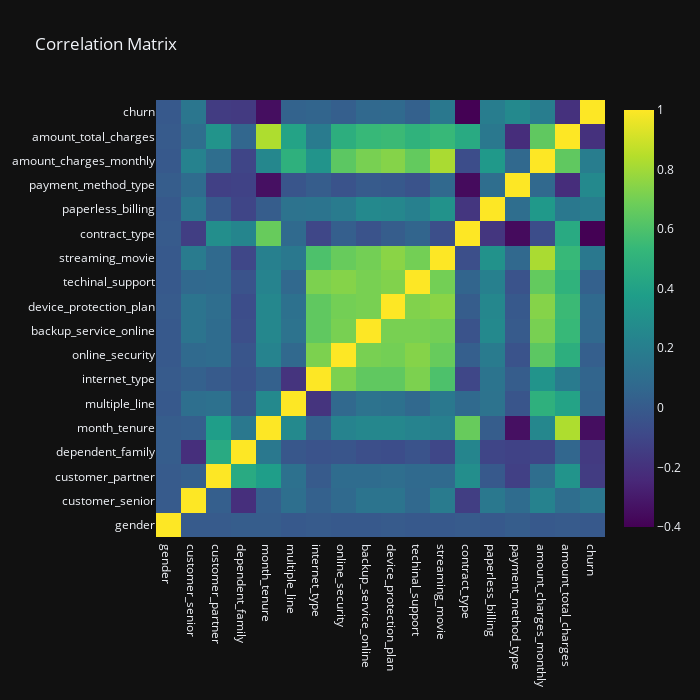

Notebook code cell kept with this figure:
### Code cell
import plotly.graph_objects as go 
from plotly.subplots import make_subplots

df_mapped = df.copy()

for col in df_mapped:
    if col in mapping_dict.keys():
        df_mapped[col] = df_mapped[col].map(mapping_dict[col])
    else:
        if df_mapped[col].nunique() == 2:
            df_mapped[col] = df_mapped[col].map(mapping_dict["binary"])
        elif df_mapped[col].nunique() == 3:
            df_mapped[col] = df_mapped[col].map(mapping_dict["multiple"])

cor_matrix = df_mapped.drop(columns='id').corr().round(2)

fig = make_subplots(
    rows=1, cols=1,
    specs=[[{"type": "heatmap"}]])

fig.add_trace(go.Heatmap(z=cor_matrix.values, x=cor_matrix.columns, y=cor_matrix.columns, colorscale='Viridis'), row=1, col=1)

fig.update_layout(title='Correlation Matrix', width=700, height=700, template="plotly_dark")
fig.show()

### Figure 1 — Plotly figure (JSON) as saved in the notebook; plotly's stock layout.template omitted (floating-point values rounded to 4 significant figures; data arrays with more than 128 entries replaced by an {"elided": "..."} marker saying what was removed)
{"data": [{"colorscale": [[0, "#440154"], [0.1111, "#482878"], [0.2222, "#3e4989"], [0.3333, "#31688e"], [0.4444, "#26828e"], [0.5556, "#1f9e89"], [0.6667, "#35b779"], [0.7778, "#6ece58"], [0.8889, "#b5de2b"], [1, "#fde725"]], "type": "heatmap", "x": ["gender", "customer_senior", "customer_partner", "dependent_family", "month_tenure", "multiple_line", "internet_type", "online_security", "backup_service_online", "device_protection_plan", "techinal_support", "streaming_movie", "contract_type", "paperless_billing", "payment_method_type", "amount_charges_monthly", "amount_total_charges", "churn"], "xaxis": "x", "y": ["gender", "customer_senior", "customer_partner", "dependent_family", "month_tenure", "multiple_line", "internet_type", "online_security", "backup_service_online", "device_protection_plan", "techinal_support", "streaming_movie", "contract_type", "paperless_billing", "payment_method_type", "amount_charges_monthly", "amount_total_charges", "churn"], "yaxis": "y", "z": {"elided": "18x18 float values"}}], "layout": {"height": 700, "title": {"text": "Correlation Matrix"}, "width": 700, "xaxis": {"anchor": "y", "domain": [0, 1]}, "yaxis": {"anchor": "x", "domain": [0, 1]}}}
